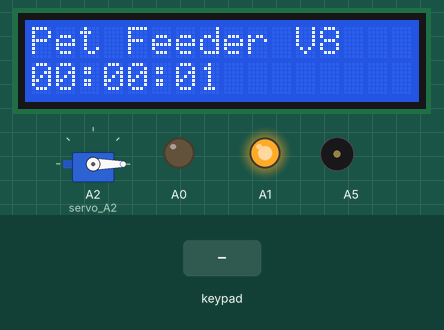
Bench run of a sketch on a simulated Arduino Uno, built with avr-gcc and run on an emulated ATmega328P. Parts: servo, 16×2 character LCD, output pins drawn as LEDs (lit = HIGH), buzzer (waves = sounding). The test bench sets the inputs (shaded band).

Above: at 1.2 s.
1.3 s: key '*' pressed
At 2.7 s:
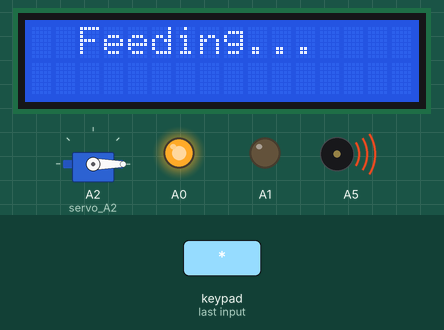
At 5.5 s:
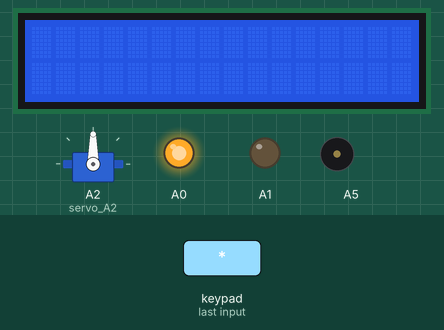
7.3 s: key 'A' pressed
At 12.6 s:
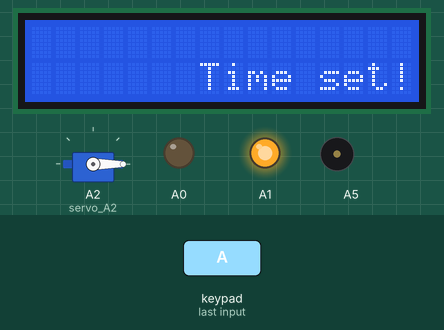
Timing chart, 0 to 14.8 s (numbered marks = the images above; inputs shaded):
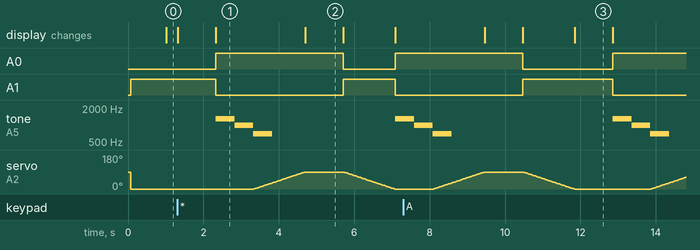

The sketch:

Pet_Feeder.ino
```cpp
#include <LiquidCrystal.h>
#include <Keypad.h>
#include <Servo.h>

long timer, start, inicial;
						//inicial = tempo ao ligar o arduino
						//Start = tempo ao iniciar o programa
long time; //Inserida pelo usuário
String timeString;
String schedule[4];
// valor de milis em relação ao tempo
long dia = 86400000;
long hora = 3600000;
long minuto = 60000;
long segundo =  1000;

int pos = 0;
Servo servo_A2;
bool locked = true;
bool active = false;

const byte rows = 4;
const byte columns = 4;
char tecla[rows][columns] = {
  {'1','2','3','A'},
  {'4','5','6','B'},
  {'7','8','9','C'},
  {'*','0','#','D'}
};
byte pinRows[rows] = {7, 6, 5, 4};
byte pinColumn[columns] = {3, 2, 1, 0};

Keypad keypad = Keypad( makeKeymap(tecla), pinRows, pinColumn, rows, columns);
LiquidCrystal lcd(13,12,11,10, 9, 8);

void setup(){
  servo_A2.attach(A2, 500, 2500);
  lcd.begin(16,2);
  pinMode(A5,OUTPUT);
  pinMode(A0,OUTPUT);
  pinMode(A1,OUTPUT);
  servo_A2.write(0);
  inicial = millis();
}
void setTimer(){
  start = millis();
}
void open(){
  lcd.clear();
  lcd.setCursor(2,0);
  lcd.print("Feeding...");
  digitalWrite(A1,LOW);
  digitalWrite(A0,HIGH);
  tone(A5, 1300, 500);
  delay(500);
  tone(A5, 1000, 500);
  delay(500);
  tone(A5, 700, 500);

    for (pos = 0; pos <= 90; pos += 1) {
        servo_A2.write(pos);//Open
        delay(15);
          }
  	locked = false;
 lcd.clear();
}
void close(){
  lcd.clear();
    lcd.setCursor(4,0);
    lcd.print("Complete...");

  digitalWrite(A1,HIGH);
  digitalWrite(A0,LOW);

	for (pos = 90; pos >= 0; pos -= 1) {
    servo_A2.write(pos);//Close
    delay(15);
  }
     	locked = true;
lcd.clear();
}

long dias, horas, minutos, segundos, milissegundos;
String stringHoras, stringMinutos, stringSegundos;
int aux = 0;

String milisParaHora(){
  dias = timer / dia ;
  horas = (timer % dia) / hora;
  minutos = ((timer % dia) % hora) / minuto ;
  segundos = (((timer % dia) % hora) % minuto) / segundo;
  stringHoras = String(horas);
  stringMinutos = String(minutos);
  stringSegundos = String(segundos);

  if(stringHoras.length() == 1){
   	stringHoras = "0";
    stringHoras.concat(String(horas));
  }
  if(stringMinutos.length() == 1){
   	stringMinutos = "0";
    stringMinutos.concat(String(minutos));
  }
  if(stringSegundos.length() == 1){
   	stringSegundos = "0";
    stringSegundos.concat(String(segundos));
  }

  String milisHora = stringHoras;
  milisHora.concat(":");
  milisHora.concat(stringMinutos);
  milisHora.concat(":");
  milisHora.concat(stringSegundos);
  if(segundos == 1 && aux == 0){
  lcd.clear();
    aux = 1;
  }
  if(aux == 1 && segundos != 1){
  	aux = 0;
  }
  return milisHora;
}


 char buf[6];

 String timeToChar(){
  String Hora;
   for (int i = 0; i < 6 ; i++){
   	buf[i] = timeString.charAt(i);
   }
  Hora.concat(buf[0]);
  Hora.concat(buf[1]);
  Hora.concat(":");
  Hora.concat(buf[2]);
  Hora.concat(buf[3]);
  Hora.concat(":");
  Hora.concat(buf[4]);
  Hora.concat(buf[5]);
  return Hora;
}


void concat(int y){
  time = 10*time + y;
}

//LOOP
void loop(){
  timer = millis();
  long t = start + time*1000;
  char key = keypad.getKey();
  if(key){
  switch (key){
    case 'A':
    	schedule[0] = timeToChar();
    	lcd.clear();
    	lcd.setCursor(7,1),lcd.print("Time set!");
    	delay(1000);
    	lcd.clear();
    	timeString = "";
    	break;
    case 'B':
    	schedule[1] = timeToChar();
    	lcd.clear();
    	lcd.setCursor(7,1),lcd.print("Time set!");
    	delay(1000);
    	lcd.clear();
    	timeString = "";
    	break;
    case 'C':
    	schedule[2] = timeToChar();
    	lcd.clear();
    	lcd.setCursor(7,1),lcd.print("Time set!");
    	delay(1000);
    	lcd.clear();
    	timeString = "";
    	break;
    case 'D':
    	schedule[3] = timeToChar();
    	lcd.clear();
    	lcd.setCursor(7,1),lcd.print("Time set!");
    	delay(1000);
    	lcd.clear();
    	timeString = "";
    	break;
   	case '*':
    	setTimer();
    	lcd.clear();
    	lcd.setCursor(7,1),lcd.print("Time set!");
    	delay(1000);
    	lcd.clear();
    	timeString = "";
    	active = true;
    	break;
    case '#':
    	time = 0;
    	lcd.clear();
    	timeString = "";
    	break;
    case '1':
    	concat(1);
    	timeString.concat(1);
    	lcd.clear();
    	break;
    case '2':
    	concat(2);
    	timeString.concat(2);
    	lcd.clear();
    	break;
    case '3':
    	concat(3);
    	timeString.concat(3);
    	lcd.clear();
    	break;
    case '4':
    	concat(4);
    	timeString.concat(4);
    	lcd.clear();
    	break;
    case '5':
    	concat(5);
    	timeString.concat(5);
    	lcd.clear();
    	break;
    case '6':
    	concat(6);
    	timeString.concat(6);
    	lcd.clear();
    	break;
    case '7':
    	concat(7);
    	timeString.concat(7);
    	lcd.clear();
    	break;
    case '8':
    	concat(8);
    	timeString.concat(8);
    	lcd.clear();
    	break;
    case '9':
    	concat(9);
    	timeString.concat(9);
    	lcd.clear();
    	break;
    case '0':
    	concat(0);
    	timeString.concat(0);
    	lcd.clear();
    	break;
  }
  }

  if(timer > t && t > 0 && active == true){
    open();
    delay(1000);
    close();
    setTimer();
  }

  for (int i = 0; i < 4; i++){
    if(milisParaHora().equals(schedule[i]) == true){
    	open();
    	delay(1000);
    	close();
    	setTimer();
    }
  }


 if(locked == false){
   lcd.clear();
     lcd.setCursor(4,0),lcd.print("Feeding...");

 } else {
 	 lcd.setCursor(0,0),lcd.print("Pet Feeder V8");
     lcd.setCursor(9,1),lcd.print(timeString);
   	 lcd.setCursor(0,1),lcd.print(milisParaHora());
   	 digitalWrite(A1,HIGH);
  	 digitalWrite(A0,LOW);
 }
}
```

Measured:
- after the input at 1.3 s, A0: LOW → HIGH after 1.0 s, → LOW 3.4 s later, → HIGH 1.4 s later; A1: HIGH → LOW after 1.0 s, → HIGH 3.4 s later, → LOW 1.4 s later
- after the input at 7.3 s, the display: first differs from a run without the input after 4.6 s (image 3)
- what the display in image 2 shows lasts 1.0 s, from 4.7 s to 5.7 s
